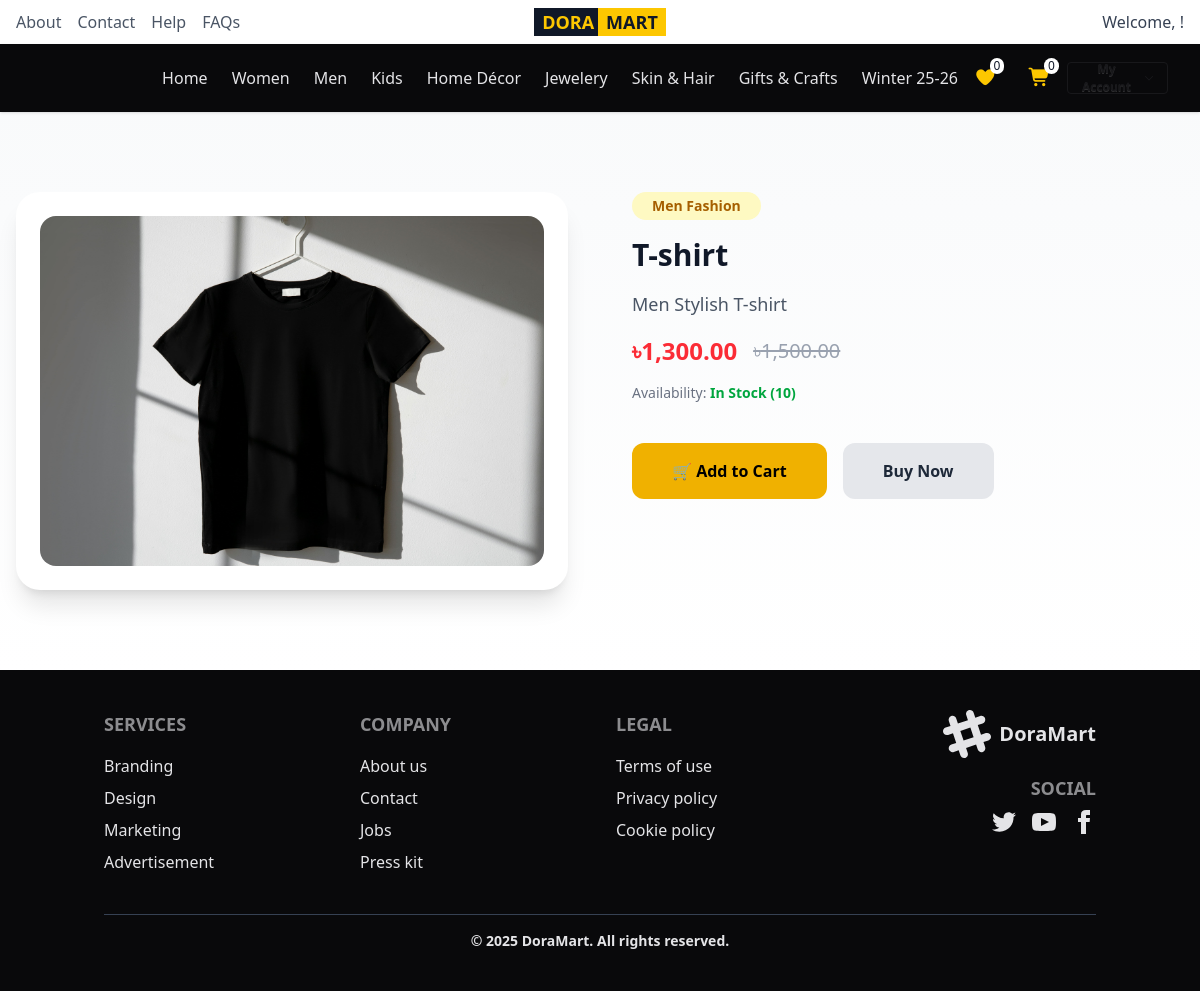
The page /pages/preview.php?id=3 (signed in) on the database its author committed.
### tables this page shows
CREATE TABLE `products` (
  `id` int(11) NOT NULL,
  `category_id` int(11) DEFAULT NULL,
  `name` varchar(150) NOT NULL,
  `description` text DEFAULT NULL,
  `price` decimal(10,2) NOT NULL,
  `old_price` decimal(10,2) NOT NULL,
  `stock` int(11) NOT NULL DEFAULT 0,
  `image` varchar(255) DEFAULT NULL,
  `status` tinyint(4) DEFAULT 1,
  `created_at` timestamp NOT NULL DEFAULT current_timestamp()
);

CREATE TABLE `categories` (
  `id` int(11) NOT NULL,
  `name` varchar(100) NOT NULL,
  `slug` varchar(120) DEFAULT NULL,
  `status` tinyint(4) DEFAULT 1,
  `created_at` timestamp NOT NULL DEFAULT current_timestamp()
);

### pages/preview.php (the view, shortened to what this page needs)
<?php
require_once __DIR__ . '/../includes/header.php';
require_once __DIR__ . '/../includes/topbar.php';
require_once __DIR__ . '/../includes/navbar.php';
$productId = filter_input(INPUT_GET, 'id', FILTER_VALIDATE_INT);
$sql = "
    SELECT
        p.id, p.name, p.image, p.price, p.old_price,
        p.description, p.stock,
        c.name AS category
    FROM products p
    INNER JOIN categories c ON c.id = p.category_id
    WHERE p.id = ? AND p.status = 1
    LIMIT 1
";
$stmt = $con->prepare($sql);
$stmt->bind_param("i", $productId);
$stmt->execute();
$result = $stmt->get_result();
$product = $result->fetch_assoc();
?>
<section class="py-20 bg-gradient-to-b from-gray-50 to-white">
    <div class="max-w-7xl mx-auto px-4">
        <div class="grid lg:grid-cols-2 gap-16 items-start">
            <div class="bg-white rounded-3xl shadow-xl p-6">
                <img
                    src="../admin/uploads/<?= htmlspecialchars($product['image']) ?>"
                    alt="<?= htmlspecialchars($product['name']) ?>"
                    class="w-full h-[350px] object-cover rounded-2xl"
                />
            </div>
            <div class="space-y-4">
                <span class="inline-flex items-center bg-yellow-100 text-yellow-700 px-5 p-1 rounded-full text-sm font-semibold">
                    <?= htmlspecialchars($product['category']) ?>
                </span>
                <h1 class="text-3xl xl:text-3xl font-extrabold text-gray-900 leading-tight">
                    <?= htmlspecialchars($product['name']) ?>
                </h1>
                <p class="text-gray-600 text-lg leading-relaxed max-w-xl">
                    <?= nl2br(htmlspecialchars($product['description'])) ?>
                </p>
                <div class="flex items-center gap-4 ">
                    <span class="text-2xl font-bold text-red-500">
                        ৳<?= number_format($product['price'], 2) ?>
                    </span>
                    <?php if ($product['old_price'] > 0): ?>
                        <span class="text-xl text-gray-400 line-through">
                            ৳<?= number_format($product['old_price'], 2) ?>
                        </span>
                    <?php endif; ?>
                </div>
                <p class="text-sm text-gray-500">
                    Availability:
                    <span class="font-semibold <?= $product['stock'] > 0 ? 'text-green-600' : 'text-red-500' ?>">
                        <?= $product['stock'] > 0 ? 'In Stock ('.$product['stock'].')' : 'Out of Stock' ?>
                    </span>
                </p>
                <div class="flex gap-4 pt-6">
                    <a
                        href="<?= BASE_URL.'pages/add-to-cart.php?id='.$product['id'] ?>"
                        class="inline-flex items-center justify-center bg-yellow-500 hover:bg-yellow-400 text-black font-bold px-10 py-4 rounded-xl transition"
                    >
                        🛒 Add to Cart
                    </a>
                    <a
                        href="<?= BASE_URL ?>"
                        class="inline-flex items-center justify-center bg-gray-200 hover:bg-gray-300 text-gray-800 font-bold px-10 py-4 rounded-xl transition"
                    >
                         Buy Now
                    </a>
                </div>
            </div>
        </div>
    </div>
</section>
<?php require_once __DIR__ . '/../includes/footer.php'; ?>

### rows shown on the page
products: image (picture), category.name "Men Fashion", name "T-shirt", description "Men Stylish T-shirt", price "1,300.00", old_price "1,500.00", stock "10"

### other values the page prints
$wishlist_count "0"
$cart_count "0"
